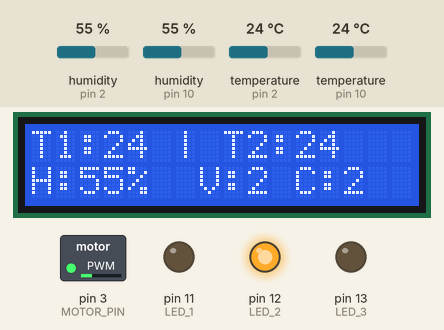
Simulated run of this sketch. Board: Arduino Uno, built with avr-gcc and run on an emulated ATmega328P. On the bench: 16×2 character LCD, switched loads named in the sketch (green lamp = pin HIGH), output pins drawn as LEDs (lit = HIGH). Inputs (shaded band) come from the test bench; at power-on: humidity (sensors on pin 2, pin 10) 55 %, temperature (sensors on pin 10, pin 2) 24 °C. What the sketch prints to the serial monitor is not drawn.

Above: at 2.7 s.
2.8 s: humidity (sensor on pin 2) set to 22 %
At 7.5 s:
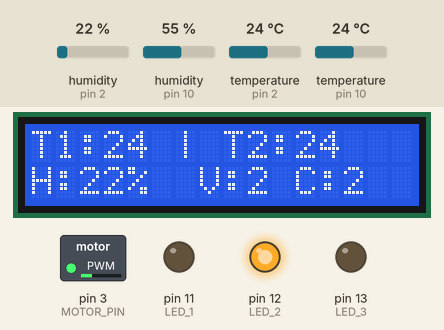
8.3 s: temperature (sensor on pin 10) set to 12 °C
At 10.8 s:
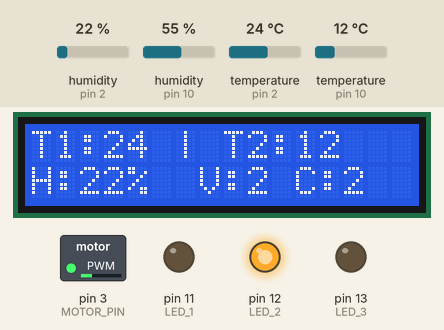
13.8 s: temperature (sensor on pin 2) set to 12 °C
At 15.3 s:
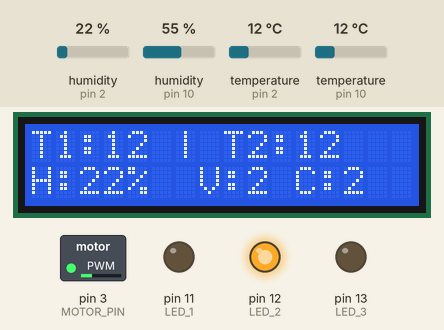
19.3 s: temperature (sensor on pin 10) set to 19 °C
At 23.1 s:
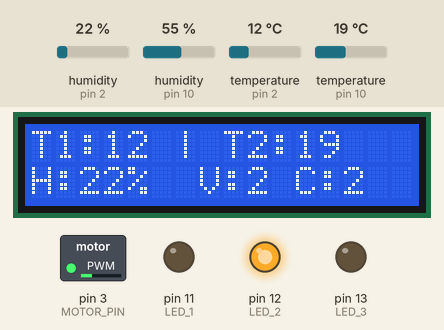
24.8 s: temperature (sensor on pin 2) set to 2 °C
At 27.5 s:
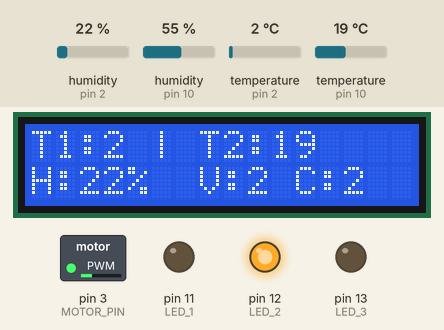
30.3 s: temperature (sensor on pin 10) set to 28 °C
At 32.0 s:
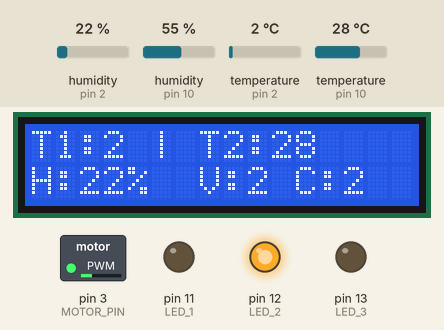
Timing chart, 0 to 33.5 s (numbered marks = the images above; inputs shaded):
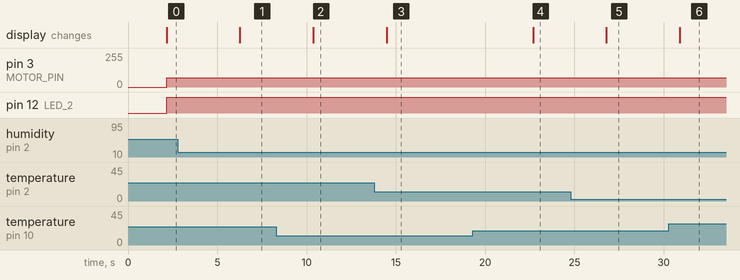

The sketch:

proyectoIA.ino
```cpp
#include "DHT.h"
#include <LiquidCrystal.h>

#define DHTPIN 2     // Pin donde está conectado el primer sensor
#define DHTPIN2 10    // Pin donde está conectado el segundo sensor
#define MOTOR_PIN 3  // Pin donde está conectado el motor
#define PWM_FREQ 100 // Frecuencia PWM en Hz
#define LED_1 11 // Pin donde está conectado el LED para indicar potencia calefactor es baja
#define LED_2 12 // Pin donde está conectado el LED para indicar potencia calefactor es media
#define LED_3 13 // Pin donde está conectado el LED que indica potencia calefactor es alta

#define FIS_TYPE float
#define FIS_RESOLUSION 101
#define FIS_MIN -3.4028235E+38
#define FIS_MAX 3.4028235E+38
typedef FIS_TYPE(*_FIS_MF)(FIS_TYPE, FIS_TYPE*);
typedef FIS_TYPE(*_FIS_ARR_OP)(FIS_TYPE, FIS_TYPE);
typedef FIS_TYPE(*_FIS_ARR)(FIS_TYPE*, int, _FIS_ARR_OP);

DHT dht(DHTPIN, DHT22);
DHT dht2(DHTPIN2, DHT22);
LiquidCrystal lcd(8, 9, 4, 5, 6, 7); // Inicializar la pantalla LCD

// Número de entradas al sistema de inferencia difusa
const int fis_gcI = 3;
// Número de salidas al sistema de inferencia difusa
const int fis_gcO = 2;
// Número de reglas al sistema de inferencia difusa
const int fis_gcR = 20;

FIS_TYPE g_fisInput[fis_gcI];
FIS_TYPE g_fisOutput[fis_gcO];

void setup() {
  Serial.begin(9600);
  lcd.begin(16, 2); // Inicializar la pantalla LCD de 16x2
  pinMode(MOTOR_PIN, OUTPUT); // Configurar el pin del motor como salida
  pinMode(LED_1, OUTPUT); // Configurar el pin del LED del ventilador como salida
  pinMode(LED_2, OUTPUT); // Configurar el pin del LED del calefactor como salida
  pinMode(LED_3, OUTPUT);
  Serial.println("Iniciando...");
  dht.begin();
  dht2.begin();
}

void loop() {
  delay(2000);
  float h = dht.readHumidity(); //Leemos la Humedad del primer sensor
  float t = dht.readTemperature(); //Leemos la temperatura en grados Celsius del primer sensor
  float f = dht.readTemperature(true); //Leemos la temperatura en grados Fahrenheit del primer sensor

  float h2 = dht2.readHumidity(); //Leemos la Humedad del segundo sensor
  float t2 = dht2.readTemperature(); //Leemos la temperatura en grados Celsius del segundo sensor
  float f2 = dht2.readTemperature(true); //Leemos la temperatura en grados Fahrenheit del segundo sensor

  //--------Enviamos las lecturas por el puerto serial-------------
  Serial.print("Sensor 1 - Humedad ");
  Serial.print(h);
  Serial.print(" %, Temperatura: ");
  Serial.print(t);
  Serial.print(" *C, ");

  Serial.print("Sensor 2 - Humedad ");
  Serial.print(h2);
  Serial.print(" %, Temperatura: ");
  Serial.print(t2);
  Serial.print(" *C, ");
  Serial.print(f2);
  Serial.println(" *F");
// Imprimir los valores de salida en el monitor serial
Serial.print("Velocidad: ");
Serial.println(g_fisOutput[0]);
Serial.print("Calefactor: ");
Serial.println(g_fisOutput[1]);
  // Mostrar en la pantalla LCD
  lcd.clear();
  lcd.setCursor(0, 0);
  lcd.print("T1:");
  lcd.print(int(t));

  lcd.print(" | T2:");
  lcd.print(int(t2));


  lcd.setCursor(0, 1);
  lcd.print("H:");
  lcd.print(int(h));
  lcd.print("% ");

  // Aquí va la evaluación del sistema de inferencia difusa
  g_fisOutput[0] = 0;
  g_fisOutput[1] = 0;

  fis_evaluate();

 // Set output value: Velocidad Ventilador
int fanSpeed = map(g_fisOutput[0], -1, 1, 100, 250); // Mapear entre 100 y 250
analogWrite(MOTOR_PIN, fanSpeed);
lcd.print(" V:");
lcd.print(int(g_fisOutput[0]));

// Set output value: Potencia Calefactor
int heaterPower = map(g_fisOutput[1], -1, 1, 0, 255); // Mapear entre 0 y 255
if (heaterPower < 85) {
  digitalWrite(LED_1, HIGH);
  digitalWrite(LED_2, LOW);
  digitalWrite(LED_3, LOW);
} else if (heaterPower < 170) {
  digitalWrite(LED_1, LOW);
  digitalWrite(LED_3, HIGH); // Usar LED_2 para potencia media
  digitalWrite(LED_2, LOW);
} else {
  digitalWrite(LED_3, LOW);
  digitalWrite(LED_1, LOW);
  digitalWrite(LED_2, HIGH); // Usar LED_3 para potencia alta
}
lcd.print(" C:");
lcd.print(int(g_fisOutput[1]));
  delay(2000);
}
//***********************************************************************
// Funciones de soporte para el sistema de inferencia difusa
//***********************************************************************
// Función de miembro trapezoidal
FIS_TYPE fis_trapmf(FIS_TYPE x, FIS_TYPE* p)
{
    // Parámetros del miembro trapezoidal
    FIS_TYPE a = p[0], b = p[1], c = p[2], d = p[3];
    // Cálculo de las pertenencias del punto x a los dos trapezoides
    FIS_TYPE t1 = ((x <= c) ? 1 : ((d < x) ? 0 : ((c != d) ? ((d - x) / (d - c)) : 0)));
    FIS_TYPE t2 = ((b <= x) ? 1 : ((x < a) ? 0 : ((a != b) ? ((x - a) / (b - a)) : 0)));
    // Devuelve el mínimo entre los dos valores calculados
    return (FIS_TYPE) min(t1, t2);
}

// Función de miembro triangular
FIS_TYPE fis_trimf(FIS_TYPE x, FIS_TYPE* p)
{
    // Parámetros del miembro triangular
    FIS_TYPE a = p[0], b = p[1], c = p[2];
    // Cálculo de las pertenencias del punto x a los tres triángulos
    FIS_TYPE t1 = (x - a) / (b - a);
    FIS_TYPE t2 = (c - x) / (c - b);
    // Devuelve el máximo entre los dos valores calculados
    if ((a == b) && (b == c)) return (FIS_TYPE) (x == a);
    if (a == b) return (FIS_TYPE) (t2*(b <= x)*(x <= c));
    if (b == c) return (FIS_TYPE) (t1*(a <= x)*(x <= b));
    t1 = min(t1, t2);
    return (FIS_TYPE) max(t1, 0);
}

// Función de mínimo
FIS_TYPE fis_min(FIS_TYPE a, FIS_TYPE b)
{
    // Devuelve el mínimo entre dos valores
    return min(a, b);
}

// Función de máximo
FIS_TYPE fis_max(FIS_TYPE a, FIS_TYPE b)
{
    // Devuelve el máximo entre dos valores
    return max(a, b);
}

// Función de operación en un arreglo
FIS_TYPE fis_array_operation(FIS_TYPE *array, int size, _FIS_ARR_OP pfnOp)
{
    int i;
    FIS_TYPE ret = 0;

    // Si el tamaño del arreglo es 0, devuelve 0
    if (size == 0) return ret;
    // Si el tamaño del arreglo es 1, devuelve el único elemento del arreglo
    if (size == 1) return array[0];

    // Inicializa el valor de retorno con el primer elemento del arreglo
    ret = array[0];
    // Itera sobre los elementos restantes del arreglo
    for (int i = 1; i < size; i++)
    {
        // Aplica la operación especificada en cada elemento del arreglo
        ret = (*pfnOp)(ret, array[i]);
    }

    // Devuelve el resultado de la operación
    return ret;
}


//***********************************************************************
// Datos para el sistema de inferencia difusa
//***********************************************************************
// Punteros a las implementaciones de las funciones miembro
_FIS_MF fis_gMF[] =
{
    fis_trapmf, fis_trimf
};

// Conteo de funciones miembro para cada Entrada
int fis_gIMFCount[] = { 5, 5, 3 };

// Conteo de funciones miembro para cada Salida
int fis_gOMFCount[] = { 4, 4 };

// Coeficientes para las Funciones de Miembro de Entrada
FIS_TYPE fis_gMFI0Coeff1[] = { -15, -15, 5, 10 };
FIS_TYPE fis_gMFI0Coeff2[] = { 5, 15, 25 };
FIS_TYPE fis_gMFI0Coeff3[] = { 20, 25, 28 };
FIS_TYPE fis_gMFI0Coeff4[] = { 28, 30, 32 };
FIS_TYPE fis_gMFI0Coeff5[] = { 30, 35, 40, 40 };
FIS_TYPE* fis_gMFI0Coeff[] = { fis_gMFI0Coeff1, fis_gMFI0Coeff2, fis_gMFI0Coeff3, fis_gMFI0Coeff4, fis_gMFI0Coeff5 };
FIS_TYPE fis_gMFI1Coeff1[] = { -15, -15, 5, 10 };
FIS_TYPE fis_gMFI1Coeff2[] = { 5, 15, 25 };
FIS_TYPE fis_gMFI1Coeff3[] = { 20, 25, 28 };
FIS_TYPE fis_gMFI1Coeff4[] = { 28, 30, 32 };
FIS_TYPE fis_gMFI1Coeff5[] = { 30, 35, 40, 40 };
FIS_TYPE* fis_gMFI1Coeff[] = { fis_gMFI1Coeff1, fis_gMFI1Coeff2, fis_gMFI1Coeff3, fis_gMFI1Coeff4, fis_gMFI1Coeff5 };
FIS_TYPE fis_gMFI2Coeff1[] = { 0, 0, 15, 30 };
FIS_TYPE fis_gMFI2Coeff2[] = { 15, 45, 75 };
FIS_TYPE fis_gMFI2Coeff3[] = { 60, 75, 100, 100 };
FIS_TYPE* fis_gMFI2Coeff[] = { fis_gMFI2Coeff1, fis_gMFI2Coeff2, fis_gMFI2Coeff3 };
FIS_TYPE** fis_gMFICoeff[] = { fis_gMFI0Coeff, fis_gMFI1Coeff, fis_gMFI2Coeff };

// Coeficientes para las Funciones de Miembro de Salida
FIS_TYPE fis_gMFO0Coeff1[] = { 0, 0, 1 };
FIS_TYPE fis_gMFO0Coeff2[] = { 0, 1, 2 };
FIS_TYPE fis_gMFO0Coeff3[] = { 1, 2, 3 };
FIS_TYPE fis_gMFO0Coeff4[] = { 2, 3, 4 };
FIS_TYPE* fis_gMFO0Coeff[] = { fis_gMFO0Coeff1, fis_gMFO0Coeff2, fis_gMFO0Coeff3, fis_gMFO0Coeff4 };
FIS_TYPE fis_gMFO1Coeff1[] = { 0, 0, 1 };
FIS_TYPE fis_gMFO1Coeff2[] = { 0, 1, 2 };
FIS_TYPE fis_gMFO1Coeff3[] = { 1, 2, 3 };
FIS_TYPE fis_gMFO1Coeff4[] = { 2, 3, 4 };
FIS_TYPE* fis_gMFO1Coeff[] = { fis_gMFO1Coeff1, fis_gMFO1Coeff2, fis_gMFO1Coeff3, fis_gMFO1Coeff4 };
FIS_TYPE** fis_gMFOCoeff[] = { fis_gMFO0Coeff, fis_gMFO1Coeff };

// Conjuntos de Funciones de Miembro de Entrada
int fis_gMFI0[] = { 0, 1, 1, 1, 0 };
int fis_gMFI1[] = { 0, 1, 1, 1, 0 };
int fis_gMFI2[] = { 0, 1, 0 };
int* fis_gMFI[] = { fis_gMFI0, fis_gMFI1, fis_gMFI2};

// Conjuntos de Funciones de Miembro de Salida
int fis_gMFO0[] = { 1, 1, 1, 1 };
int fis_gMFO1[] = { 1, 1, 1, 1 };
int* fis_gMFO[] = { fis_gMFO0, fis_gMFO1};

// Pesos de regla
FIS_TYPE fis_gRWeight[] = { 1, 1, 1, 1, 1, 1, 1, 1, 1, 1, 1, 1, 1, 1, 1, 1, 1, 1, 1, 1 };

// Tipo de regla
int fis_gRType[] = { 1, 1, 1, 1, 1, 1, 1, 1, 1, 1, 1, 1, 1, 1, 1, 1, 1, 1, 1, 1 };

// Reglas de Entrada
int fis_gRI0[] = { 2, 3, 3 };
int fis_gRI1[] = { 1, 1, 3 };
int fis_gRI2[] = { 5, 1, 2 };
int fis_gRI3[] = { 2, 5, 3 };
int fis_gRI4[] = { 2, 1, 2 };
int fis_gRI5[] = { 2, 2, 3 };
int fis_gRI6[] = { 1, 5, 2 };
int fis_gRI7[] = { 2, 4, 1 };
int fis_gRI8[] = { 3, 2, 1 };
int fis_gRI9[] = { 1, 2, 3 };
int fis_gRI10[] = { 5, 5, 3 };
int fis_gRI11[] = { 4, 2, 3 };
int fis_gRI12[] = { 1, 3, 1 };
int fis_gRI13[] = { 3, 5, 2 };
int fis_gRI14[] = { 4, 5, 2 };
int fis_gRI15[] = { 5, 4, 2 };
int fis_gRI16[] = { 2, 5, 1 };
int fis_gRI17[] = { 4, 1, 2 };
int fis_gRI18[] = { 1, 3, 1 };
int fis_gRI19[] = { 4, 4, 3 };
int* fis_gRI[] = { fis_gRI0, fis_gRI1, fis_gRI2, fis_gRI3, fis_gRI4, fis_gRI5, fis_gRI6, fis_gRI7, fis_gRI8, fis_gRI9, fis_gRI10, fis_gRI11, fis_gRI12, fis_gRI13, fis_gRI14, fis_gRI15, fis_gRI16, fis_gRI17, fis_gRI18, fis_gRI19 };

// Reglas de salida
int fis_gRO0[] = { 3, 3 };
int fis_gRO1[] = { 3, 4 };
int fis_gRO2[] = { 2, 2 };
int fis_gRO3[] = { 4, 2 };
int fis_gRO4[] = { 2, 4 };
int fis_gRO5[] = { 2, 1 };
int fis_gRO6[] = { 2, 1 };
int fis_gRO7[] = { 1, 3 };
int fis_gRO8[] = { 2, 1 };
int fis_gRO9[] = { 1, 1 };
int fis_gRO10[] = { 2, 4 };
int fis_gRO11[] = { 4, 3 };
int fis_gRO12[] = { 2, 1 };
int fis_gRO13[] = { 3, 4 };
int fis_gRO14[] = { 4, 3 };
int fis_gRO15[] = { 2, 4 };
int fis_gRO16[] = { 3, 4 };
int fis_gRO17[] = { 4, 1 };
int fis_gRO18[] = { 4, 1 };
int fis_gRO19[] = { 2, 3 };
int* fis_gRO[] = { fis_gRO0, fis_gRO1, fis_gRO2, fis_gRO3, fis_gRO4, fis_gRO5, fis_gRO6, fis_gRO7, fis_gRO8, fis_gRO9, fis_gRO10, fis_gRO11, fis_gRO12, fis_gRO13, fis_gRO14, fis_gRO15, fis_gRO16, fis_gRO17, fis_gRO18, fis_gRO19 };

// Entrada rango minimo
FIS_TYPE fis_gIMin[] = { -15, -15, 0 };

// Entrada rango maximo
FIS_TYPE fis_gIMax[] = { 40, 40, 100 };

// Salida rango minimo
FIS_TYPE fis_gOMin[] = { 0, 0 };

// salida rango maximo
FIS_TYPE fis_gOMax[] = { 4, 4 };

//***********************************************************************
// Funciones de soporte dependientes de datos para el sistema de inferencia difusa
//***********************************************************************
//salida de una función de membresía para un valor de entrada dado

FIS_TYPE fis_MF_out(FIS_TYPE** fuzzyRuleSet, FIS_TYPE x, int o)
{
    FIS_TYPE mfOut;
    int r;

    for (r = 0; r < fis_gcR; ++r)
    {
        int index = fis_gRO[r][o];
        if (index > 0)
        {
            index = index - 1;
            mfOut = (fis_gMF[fis_gMFO[o][index]])(x, fis_gMFOCoeff[o][index]);
        }
        else if (index < 0)
        {
            index = -index - 1;
            mfOut = 1 - (fis_gMF[fis_gMFO[o][index]])(x, fis_gMFOCoeff[o][index]);
        }
        else
        {
            mfOut = 0;
        }

        fuzzyRuleSet[0][r] = fis_min(mfOut, fuzzyRuleSet[1][r]);
    }
    return fis_array_operation(fuzzyRuleSet[0], fis_gcR, fis_max);
}
//centroide del conjunto difuso
FIS_TYPE fis_defuzz_centroid(FIS_TYPE** fuzzyRuleSet, int o)
{
    FIS_TYPE step = (fis_gOMax[o] - fis_gOMin[o]) / (FIS_RESOLUSION - 1);
    FIS_TYPE area = 0;
    FIS_TYPE momentum = 0;
    FIS_TYPE dist, slice;
    int i;

    // calcular el área bajo la curva formada por las salidas MF
    for (i = 0; i < FIS_RESOLUSION; ++i){
        dist = fis_gOMin[o] + (step * i);
        slice = step * fis_MF_out(fuzzyRuleSet, dist, o);
        area += slice;
        momentum += slice*dist;
    }

    return ((area == 0) ? ((fis_gOMax[o] + fis_gOMin[o]) / 2) : (momentum / area));
}

//***********************************************************************
// Sistema de inferencia difusa
//***********************************************************************
void fis_evaluate()
{
   // Arreglos para almacenar los valores de entrada y salida difusa
    FIS_TYPE fuzzyInput0[] = { 0, 0, 0, 0, 0 };
    FIS_TYPE fuzzyInput1[] = { 0, 0, 0, 0, 0 };
    FIS_TYPE fuzzyInput2[] = { 0, 0, 0 };
    FIS_TYPE* fuzzyInput[fis_gcI] = { fuzzyInput0, fuzzyInput1, fuzzyInput2, };
    FIS_TYPE fuzzyOutput0[] = { 0, 0, 0, 0 };
    FIS_TYPE fuzzyOutput1[] = { 0, 0, 0, 0 };
    FIS_TYPE* fuzzyOutput[fis_gcO] = { fuzzyOutput0, fuzzyOutput1, };
    FIS_TYPE fuzzyRules[fis_gcR] = { 0 };
    FIS_TYPE fuzzyFires[fis_gcR] = { 0 };
    FIS_TYPE* fuzzyRuleSet[] = { fuzzyRules, fuzzyFires };
    // Suma de los pesos de los fuegos difusos
    FIS_TYPE sW = 0;

    // Transformar la entrada en entrada difusa
    int i, j, r, o;
    for (i = 0; i < fis_gcI; ++i)
    {
        for (j = 0; j < fis_gIMFCount[i]; ++j)
        {
            fuzzyInput[i][j] =
                (fis_gMF[fis_gMFI[i][j]])(g_fisInput[i], fis_gMFICoeff[i][j]);
        }
    }

    int index = 0;
      // Calcular los fuegos difusos para cada regla
    for (r = 0; r < fis_gcR; ++r)
    {
        if (fis_gRType[r] == 1)
        {
            fuzzyFires[r] = FIS_MAX;
            for (i = 0; i < fis_gcI; ++i)
            {
                index = fis_gRI[r][i];
                if (index > 0)
                    fuzzyFires[r] = fis_min(fuzzyFires[r], fuzzyInput[i][index - 1]);
                else if (index < 0)
                    fuzzyFires[r] = fis_min(fuzzyFires[r], 1 - fuzzyInput[i][-index - 1]);
                else
                    fuzzyFires[r] = fis_min(fuzzyFires[r], 1);
            }
        }
        else
        {
            fuzzyFires[r] = FIS_MIN;
            for (i = 0; i < fis_gcI; ++i)
            {
                index = fis_gRI[r][i];
                if (index > 0)
                    fuzzyFires[r] = fis_max(fuzzyFires[r], fuzzyInput[i][index - 1]);
                else if (index < 0)
                    fuzzyFires[r] = fis_max(fuzzyFires[r], 1 - fuzzyInput[i][-index - 1]);
                else
                    fuzzyFires[r] = fis_max(fuzzyFires[r], 0);
            }
        }
        // Aplicar el peso de la regla y acumular los fuegos difusos
        fuzzyFires[r] = fis_gRWeight[r] * fuzzyFires[r];
        sW += fuzzyFires[r];
    }
     // Calcular la salida defusa
    if (sW == 0)
    {
        // Si la suma de los pesos es cero, establecer la salida en el punto medio del rango de salida
        for (o = 0; o < fis_gcO; ++o)
        {
            g_fisOutput[o] = ((fis_gOMax[o] + fis_gOMin[o]) / 2);
        }
    }
    else
    {
        // Calcular el centroide del conjunto difuso para cada salida
        for (o = 0; o < fis_gcO; ++o)
        {
            g_fisOutput[o] = fis_defuzz_centroid(fuzzyRuleSet, o);
        }
    }

}
```

Measured:
- after the input at 2.8 s, the display: changes after 3.5 s (image 1)
- after the input at 8.3 s, the display: changes after 2.1 s (image 2)
- after the input at 13.8 s, the display: changes after 0.68 s (image 3)
- after the input at 19.3 s, the display: changes after 3.4 s (image 4)
- after the input at 24.8 s, the display: changes after 2.0 s (image 5)
- after the input at 30.3 s, the display: changes after 0.60 s (image 6)
